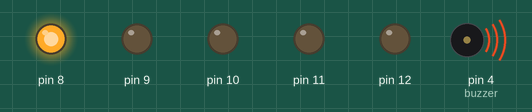
Simulated run of this sketch. Board: Arduino Uno, built with avr-gcc and run on an emulated ATmega328P. Parts: output pins drawn as LEDs (lit = HIGH), buzzer (waves = sounding).

Above: at 0.5 s.
At 2.0 s:
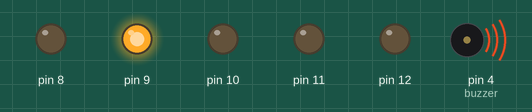
At 3.5 s:
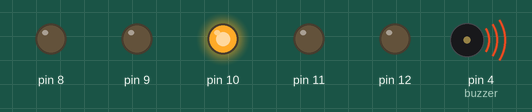
At 5.0 s:
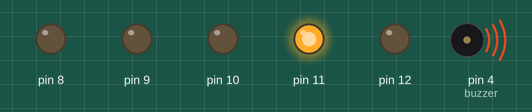
At 6.5 s:
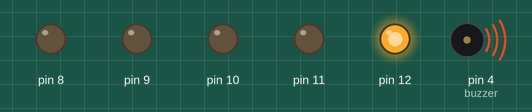
At 8.7 s:
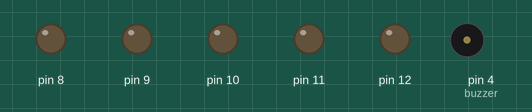
Timing chart, 0 to 9.8 s (numbered marks = the images above):
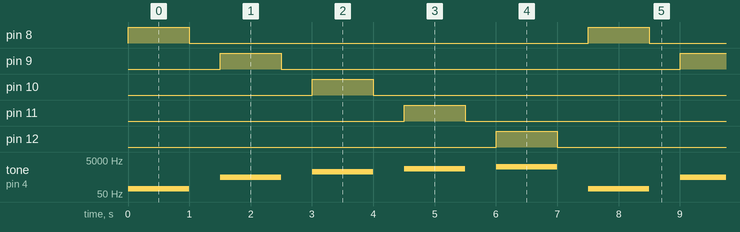

Measured:
- by itself, pin 8–12: alternates HIGH for 1.0 s and LOW for 6.5 s
- by itself, tone on pin 4 (buzzer): repeats every 7.5 s: silent 0.50 s, 500 Hz 1.0 s, silent 0.50 s, 1000 Hz 1.0 s, silent 0.50 s, 1500 Hz 1.0 s, silent 0.50 s, 2000 Hz 1.0 s, silent 0.50 s, 100 Hz 1.0 s

The sketch:

arthur.ino
```cpp
int buzzer =4;
void setup()
{
  pinMode(8, OUTPUT);
  pinMode(9, OUTPUT);
  pinMode(10, OUTPUT);
  pinMode(11, OUTPUT);
  pinMode(12, OUTPUT);
  pinMode(buzzer, OUTPUT);
  pinMode(4, INPUT);
}

void loop()
{
  tone(buzzer, 100, 1000);
  digitalWrite(8, 1);
  delay(1000);
  digitalWrite(8, 0);

  noTone(buzzer);
  delay(500);
  tone(buzzer, 500, 1000);
  digitalWrite(9, 1);
  delay(1000);
  digitalWrite(9, 0);

  noTone(buzzer);
  delay(500);
  tone(buzzer, 1000, 1000);
  digitalWrite(10, 1);
  delay(1000);
  digitalWrite(10, 0);

  noTone(buzzer);
  delay(500);
  tone(buzzer, 1500, 1000);
  digitalWrite(11, 1);
  delay(1000);
  digitalWrite(11, 0);

  noTone(buzzer);
  delay(500);
  tone(buzzer, 2000, 1000);
  digitalWrite(12, 1);
  delay(1000);
  digitalWrite(12, 0);

  noTone(buzzer);
  delay(500);
}
```
